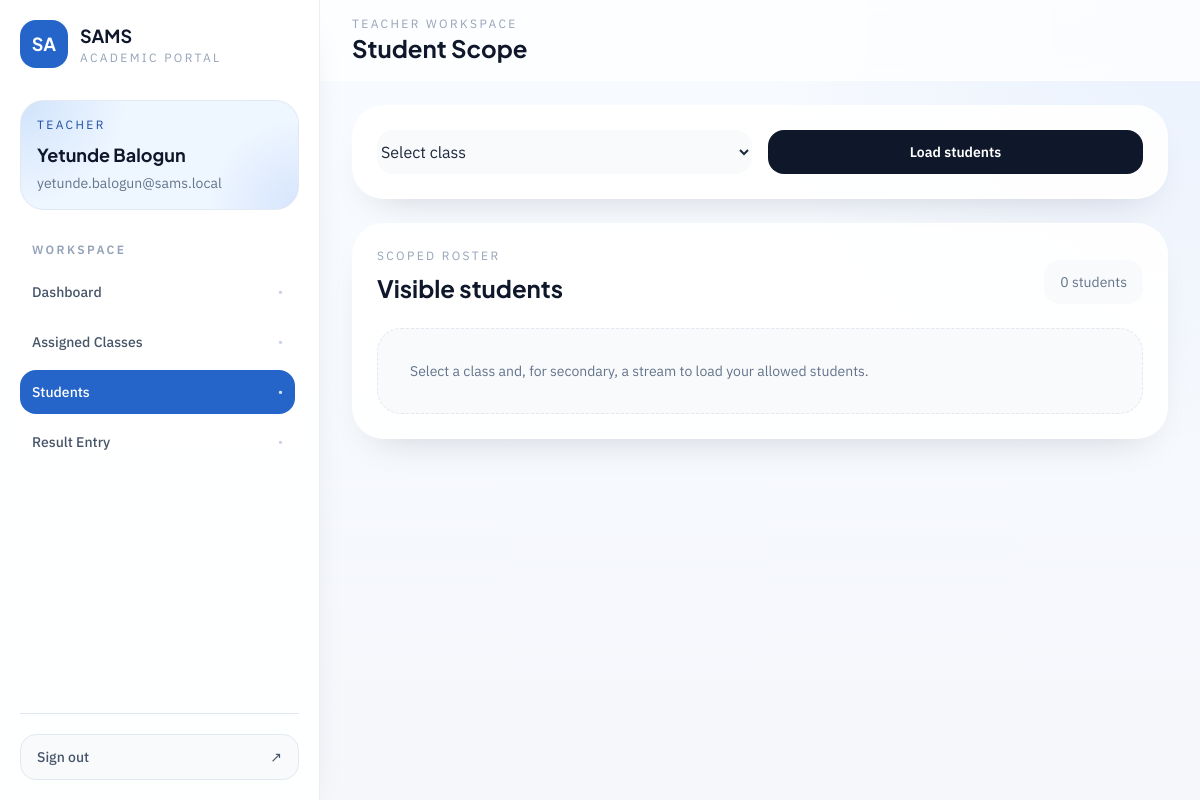
/teacher/students (signed in), run on the app's committed database.
### app/models/user.py (models this page shows, shortened)
class User(UserMixin, db.Model):
    __tablename__ = "users"
    id = db.Column(db.Integer, primary_key=True)
    username = db.Column(db.String(80), unique=True, nullable=False, index=True)
    full_name = db.Column(db.String(150), nullable=False)
    email = db.Column(db.String(255), unique=True, nullable=False, index=True)
    password_hash = db.Column(db.String(255), nullable=False)
    role = db.Column(db.String(20), nullable=False, index=True)
    is_active = db.Column(db.Boolean, nullable=False, default=True)
    created_at = db.Column(
        db.DateTime, nullable=False, default=lambda: datetime.now(timezone.utc)
    )
    student_profile = db.relationship(
        "Student", back_populates="user", uselist=False, lazy="select"
    )
    teacher_profile = db.relationship(
        "Teacher", back_populates="user", uselist=False, lazy="select"
    )
    uploaded_results = db.relationship(
        "Result",
        back_populates="uploaded_by_user",
        foreign_keys="Result.uploaded_by_user_id",
        lazy="dynamic",
    )
    overridden_results = db.relationship(
        "Result",
        back_populates="overridden_by_user",
        foreign_keys="Result.overridden_by_user_id",
        lazy="dynamic",
    )
    __table_args__ = (
        db.CheckConstraint(
            "role IN ('admin', 'teacher', 'student')", name="ck_users_role"
        ),
    )

### app/routes/teacher.py (the view)
@teacher_bp.route("/students")
@login_required
@role_required("teacher")
def students():
    teacher = _current_teacher()
    assigned_classes = _teacher_classes(teacher)
    selected_class = _get_accessible_class(teacher, request.args.get("class_id", type=int))
    selected_stream = _get_accessible_stream(
        teacher, selected_class, request.args.get("stream_id", type=int)
    )
    streams = _accessible_streams(teacher, selected_class)
    scoped_students = _students_for_scope(selected_class, selected_stream)
    return render_template(
        "teacher/students.html",
        teacher=teacher,
        assigned_classes=assigned_classes,
        selected_class=selected_class,
        selected_stream=selected_stream,
        streams=streams,
        students=scoped_students,
    )

### app/routes/teacher.py (called while the page is built, shortened)
def _current_teacher() -> Teacher:
    teacher = current_user.teacher_profile
    if teacher is None:
        abort(403)
    return teacher

def _teacher_classes(teacher: Teacher) -> list[Class]:
    return (
        Class.query.join(ClassTeacherMap)
        .filter(ClassTeacherMap.teacher_id == teacher.id, Class.is_active.is_(True))
        .order_by(Class.name.asc())
        .distinct()
        .all()
    )

def _get_accessible_class(teacher: Teacher, class_id: int | None) -> Class | None:
    if not class_id:
        return None

def _accessible_streams(teacher: Teacher, class_: Class | None) -> list[Stream]:
    if class_ is None or class_.level != Level.SECONDARY:
        return []

def _get_accessible_stream(
    teacher: Teacher, class_: Class | None, stream_id: int | None
) -> Stream | None:
    if class_ is None or class_.level != Level.SECONDARY:
        if stream_id:
            abort(403)
        return None

def _students_for_scope(class_: Class | None, stream: Stream | None) -> list[Student]:
    if class_ is None:
        return []

### app/templates/teacher/students.html (shortened to what this page needs)
{% extends "layouts/app_shell.html" %}
{% block page_eyebrow %}Teacher Workspace{% endblock %}
{% block page_title %}Student Scope{% endblock %}
{% block shell_content %}
<div class="space-y-6">
  <section class="rounded-[2rem] border border-white/80 bg-white/90 p-6 shadow-soft">
    <form method="GET" class="grid gap-4 md:grid-cols-2 xl:grid-cols-4">
      <select name="class_id" class="rounded-2xl border-slate-200 bg-slate-50">
        <option value="">Select class</option>
      </select>
      <button class="inline-flex items-center justify-center rounded-2xl bg-slateink px-5 py-3 text-sm font-semibold text-white transition hover:bg-brand-700">Load students</button>
    </form>
  </section>
  <section class="rounded-[2rem] border border-white/80 bg-white/90 p-6 shadow-soft">
    <div class="flex items-end justify-between gap-4">
      <div>
        <p class="text-xs uppercase tracking-[0.2em] text-slate-400">Scoped roster</p>
        <h2 class="mt-2 font-display text-2xl font-bold text-slateink">Visible students</h2>
      </div>
      <div class="rounded-2xl bg-slate-50 px-4 py-3 text-sm text-slate-500">{{ students|length }} students</div>
    </div>
    {% if students %}
      <div class="mt-6 overflow-x-auto">
        <table class="min-w-full divide-y divide-slate-200 text-sm">
          <thead>
            <tr class="text-left text-xs uppercase tracking-[0.18em] text-slate-400">
              <th class="pb-3 pr-4">Student</th>
              <th class="pb-3 pr-4">Code</th>
              <th class="pb-3 pr-4">Class</th>
              <th class="pb-3">Stream</th>
            </tr>
          </thead>
          <tbody class="divide-y divide-slate-100 text-slate-600">
            {% for student in students %}
              <tr>
                <td class="py-4 pr-4 font-semibold text-slateink">{{ student.full_name }}</td>
                <td class="py-4 pr-4">{{ student.student_code }}</td>
                <td class="py-4 pr-4">{{ student.class_.name }}</td>
                <td class="py-4">{{ student.stream.name if student.stream else "-" }}</td>
              </tr>
            {% endfor %}
          </tbody>
        </table>
      </div>
    {% else %}
      <div class="mt-6 rounded-[1.5rem] border border-dashed border-slate-200 bg-slate-50 p-8 text-sm text-slate-500">Select a class and, for secondary, a stream to load your allowed students.</div>
    {% endif %}
  </section>
</div>
{% endblock %}

### app/templates/layouts/app_shell.html (shortened to what this page needs)
{% extends "base.html" %}
{% set endpoint = request.endpoint or "" %}
{% set nav_groups = [] %}
{% if current_user.is_authenticated and current_user.role == 'admin' %}
  {% set nav_groups = [
    {'label': 'Overview', 'items': [
      {'title': 'Dashboard', 'endpoint': 'admin.dashboard', 'href': url_for('admin.dashboard')},
      {'title': 'Teachers', 'endpoint': 'admin.teachers', 'href': url_for('admin.teachers')},
      {'title': 'Students', 'endpoint': 'admin.students', 'href': url_for('admin.students')},
      {'title': 'Structure', 'endpoint': 'admin.classes', 'href': url_for('admin.classes')},
      {'title': 'Sessions', 'endpoint': 'admin.sessions', 'href': url_for('admin.sessions')},
      {'title': 'Results', 'endpoint': 'admin.results', 'href': url_for('admin.results')},
    ]}
  ] %}
{% elif current_user.is_authenticated and current_user.role == 'teacher' %}
  {% set nav_groups = [
    {'label': 'Workspace', 'items': [
      {'title': 'Dashboard', 'endpoint': 'teacher.dashboard', 'href': url_for('teacher.dashboard')},
      {'title': 'Assigned Classes', 'endpoint': 'teacher.classes', 'href': url_for('teacher.classes')},
      {'title': 'Students', 'endpoint': 'teacher.students', 'href': url_for('teacher.students')},
      {'title': 'Result Entry', 'endpoint': 'teacher.upload_results', 'href': url_for('teacher.upload_results')},
    ]}
  ] %}
{% elif current_user.is_authenticated and current_user.role == 'student' %}
  {% set nav_groups = [
    {'label': 'Student', 'items': [
      {'title': 'Dashboard', 'endpoint': 'student.dashboard', 'href': url_for('student.dashboard')},
      {'title': 'My Results', 'endpoint': 'student.results', 'href': url_for('student.results')},
      {'title': 'Report Card', 'endpoint': 'student.report_card', 'href': url_for('student.report_card')},
    ]}
  ] %}
{% endif %}
{% block body %}
<div class="min-h-screen lg:flex">
  <aside class="fixed inset-y-0 left-0 z-50 flex w-80 -translate-x-full flex-col border-r border-slate-200/70 bg-white/90 px-5 py-5 shadow-soft backdrop-blur transition duration-300 lg:sticky lg:top-0 lg:h-screen lg:translate-x-0" data-sidebar>
    <div class="flex items-center justify-between">
      <a href="{{ url_for(endpoint.split('.')[0] ~ '.dashboard') if endpoint else url_for('auth.login') }}" class="flex items-center gap-3">
        <div class="flex h-12 w-12 items-center justify-center rounded-2xl bg-brand-600 text-lg font-display font-bold text-white shadow-soft">SA</div>
        <div>
          <p class="font-display text-lg font-bold text-slateink">SAMS</p>
          <p class="text-xs uppercase tracking-[0.2em] text-slate-400">Academic Portal</p>
        </div>
      </a>
    </div>
    <div class="mt-8 rounded-3xl border border-slate-200/80 bg-mesh-glow bg-brand-50 px-4 py-4">
      <p class="text-xs uppercase tracking-[0.2em] text-brand-700">{{ current_user.role|title }}</p>
      <h2 class="mt-2 font-display text-lg font-bold text-slateink">{{ current_user.full_name }}</h2>
      <p class="mt-1 text-sm text-slate-500">{{ current_user.email }}</p>
    </div>
    <nav class="mt-8 flex-1 space-y-7 overflow-y-auto pr-1">
      {% for group in nav_groups %}
        <div>
          <p class="mb-3 px-3 text-xs font-semibold uppercase tracking-[0.2em] text-slate-400">{{ group["label"] }}</p>
          <div class="space-y-1.5">
            {% for item in group["items"] %}
              {% set active = endpoint == item.endpoint %}
              <a href="{{ item.href }}" class="group flex items-center justify-between rounded-2xl px-3 py-3 text-sm font-medium transition
                {% if active %}
                  bg-brand-600 text-white shadow-soft
                {% else %}
                  text-slate-600 hover:bg-slate-100 hover:text-slateink
                {% endif %}
              ">
                <span>{{ item.title }}</span>
                <span class="text-xs {% if active %}text-white/80{% else %}text-slate-300 group-hover:text-slate-500{% endif %}">•</span>
              </a>
            {% endfor %}
          </div>
        </div>
      {% endfor %}
    </nav>
    <div class="border-t border-slate-200 pt-5">
      <a href="{{ url_for('auth.logout') }}" class="flex items-center justify-between rounded-2xl border border-slate-200 bg-slate-50 px-4 py-3 text-sm font-medium text-slate-600 transition hover:border-brand-200 hover:bg-brand-50 hover:text-brand-700">
        <span>Sign out</span>
        <span>↗</span>
      </a>
    </div>
  </aside>
  <div class="min-w-0 flex-1">
    <header class="sticky top-0 z-30 border-b border-white/60 bg-white/75 backdrop-blur">
      <div class="mx-auto flex max-w-7xl items-center justify-between gap-4 px-4 py-4 sm:px-6 lg:px-8">
        <div class="flex items-center gap-3">
          <div>
            <p class="text-xs uppercase tracking-[0.2em] text-slate-400">{% block page_eyebrow %}Workspace{% endblock %}</p>
            <h1 class="font-display text-2xl font-bold text-slateink">{% block page_title %}Dashboard{% endblock %}</h1>
          </div>
        </div>
      </div>
    </header>
    <main class="mx-auto max-w-7xl px-4 py-6 sm:px-6 lg:px-8">
      {% block shell_content %}{% endblock %}
    </main>
  </div>
</div>
{% endblock %}

### data on the page
User: role "TEACHER", full_name "Yetunde Balogun", email "yetunde.balogun@sams.local"

### other printed values
{{ group["label"] }} "WORKSPACE"
{{ item.title }} "Dashboard" "Assigned Classes" "Students" "Result Entry"
{{ students|length }} "0"
